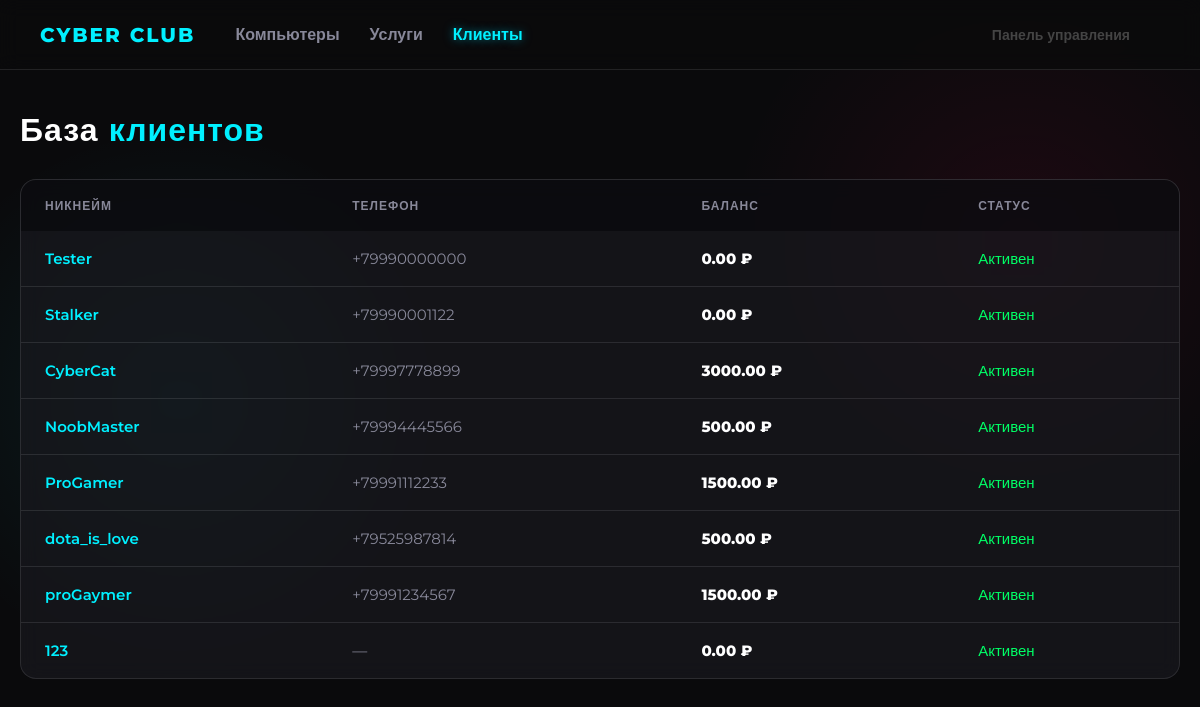
The app's page /clients-page/ with its own data.
### c_club/models.py (models this page shows, shortened)
class User(AbstractUser): #пользователи
    class Role(models.TextChoices):
        CLIENT = 'client', 'Клиент'
        ADMIN = 'admin', 'Администратор'
        MANAGER = 'manager', 'Менеджер'
        TECHNICIAN = 'technician', 'Техник'
    role = models.CharField(max_length=20, choices=Role.choices, default=Role.CLIENT)
    nickname = models.CharField(max_length=50, unique=True, null=True, blank=True)
    phone = models.CharField(max_length=20, blank=True)
    balance = models.DecimalField(max_digits=10, decimal_places=2, default=0)
    is_blocked = models.BooleanField(default=False)

### c_club/views.py (the view)
# urls.py: path('clients-page/', views.clients_page, name='clients-page'),
def clients_page(request):
    clients = User.objects.filter(role='client').order_by('-date_joined')
    return render(request, 'clients.html', {'clients': clients})

### c_club/templates/clients.html (shortened to what this page needs)
{% load static %}
<!DOCTYPE html>
<html lang="ru">
<head>
    <link rel="stylesheet" href="{% static 'css/style.css' %}">
</head>
<body>
    <nav>
        <div class="nav-brand">CYBER CLUB</div>
        <a href="/">Компьютеры</a>
        <a href="/services-page/">Услуги</a>
        <a href="/clients-page/" class="active">Клиенты</a>
        <a href="/admin/" class="admin-link" target="_blank">Панель управления</a>
    </nav>
    <div class="container">
        <h1>База <span>клиентов</span></h1>
        <div class="table-wrap">
            <table>
                <thead>
                    <tr>
                        <th>Никнейм</th>
                        <th>Телефон</th>
                        <th>Баланс</th>
                        <th>Статус</th>
                    </tr>
                </thead>
                <tbody>
                    {% for client in clients %}
                    <tr>
                        <td style="font-weight: 600; color: var(--primary);">{{ client.nickname|default:client.username }}</td>
                        <td style="color: var(--text-muted);">{{ client.phone|default:"—" }}</td>
                        <td style="font-weight: 800;">{{ client.balance }} ₽</td>
                        <td>
                            {% if client.is_blocked %}
                                <span style="color: var(--danger);">Заблокирован</span>
                            {% else %}
                                <span style="color: var(--success);">Активен</span>
                            {% endif %}
                        </td>
                    </tr>
                    {% empty %}
                    <tr><td colspan="4" style="text-align: center; padding: 40px; color: var(--text-muted);">Клиентов пока нет</td></tr>
                    {% endfor %}
                </tbody>
            </table>
        </div>
    </div>
</body>
</html>

### c_club/static/css/style.css (style rules this page uses)
:root { --bg-color: #0a0a0c; --card-bg: rgba(25, 25, 30, 0.7); --primary: #00f0ff; --primary-hover: #00c3ff; --danger: #ff0055; --success: #00ff66; --warning: #ffaa00; --text-main: #ffffff; --text-muted: #888899; --border: rgba(255, 255, 255, 0.1); }
* { box-sizing: border-box; margin: 0; padding: 0; }
body { font-family: 'Montserrat', sans-serif; background-color: var(--bg-color); color: var(--text-main); background-image: radial-gradient(circle at 15% 50%, rgba(0, 240, 255, 0.08), transparent 25%), radial-gradient(circle at 85% 30%, rgba(255, 0, 85, 0.08), transparent 25%); background-attachment: fixed; min-height: 100vh; }
nav { background: rgba(10, 10, 12, 0.8); backdrop-filter: blur(10px); padding: 0 40px; display: flex; align-items: center; height: 70px; border-bottom: 1px solid var(--border); position: sticky; top: 0; z-index: 100; }
.nav-brand { font-size: 20px; font-weight: 800; color: var(--primary); text-transform: uppercase; letter-spacing: 2px; margin-right: 40px; }
nav a { color: var(--text-muted); text-decoration: none; font-weight: 600; margin-right: 30px; transition: 0.3s; }
nav a:hover, nav a.active { color: var(--primary); text-shadow: 0 0 10px rgba(0, 240, 255, 0.5); }
.admin-link { margin-left: auto; font-size: 14px; color: #444; }
.container { max-width: 1400px; margin: 40px auto; padding: 0 20px; }
h1 { font-size: 32px; font-weight: 800; margin-bottom: 30px; letter-spacing: 1px; }
h1 span { color: var(--primary); }
.table-wrap { background: var(--card-bg); border: 1px solid var(--border); border-radius: 16px; overflow: hidden; backdrop-filter: blur(10px); }
table { width: 100%; border-collapse: collapse; text-align: left; }
th { background: rgba(0,0,0,0.4); padding: 18px 24px; font-size: 12px; text-transform: uppercase; letter-spacing: 1px; color: var(--text-muted); font-weight: 600; }
td { padding: 18px 24px; border-bottom: 1px solid var(--border); font-size: 15px; }
tr:last-child td { border-bottom: none; }

### records on screen
User: nickname "Tester", phone "+79990000000", balance "0.00", is_blocked "Активен"
User: nickname "Stalker", phone "+79990001122", balance "0.00", is_blocked "Активен"
User: nickname "CyberCat", phone "+79997778899", balance "3000.00", is_blocked "Активен"
User: nickname "NoobMaster", phone "+79994445566", balance "500.00", is_blocked "Активен"
User: nickname "ProGamer", phone "+79991112233", balance "1500.00", is_blocked "Активен"
User: nickname "dota_is_love", phone "+79525987814", balance "500.00", is_blocked "Активен"
User: nickname "proGaymer", phone "+79991234567", balance "1500.00", is_blocked "Активен"
User: nickname "123", phone "—", balance "0.00", is_blocked "Активен"
